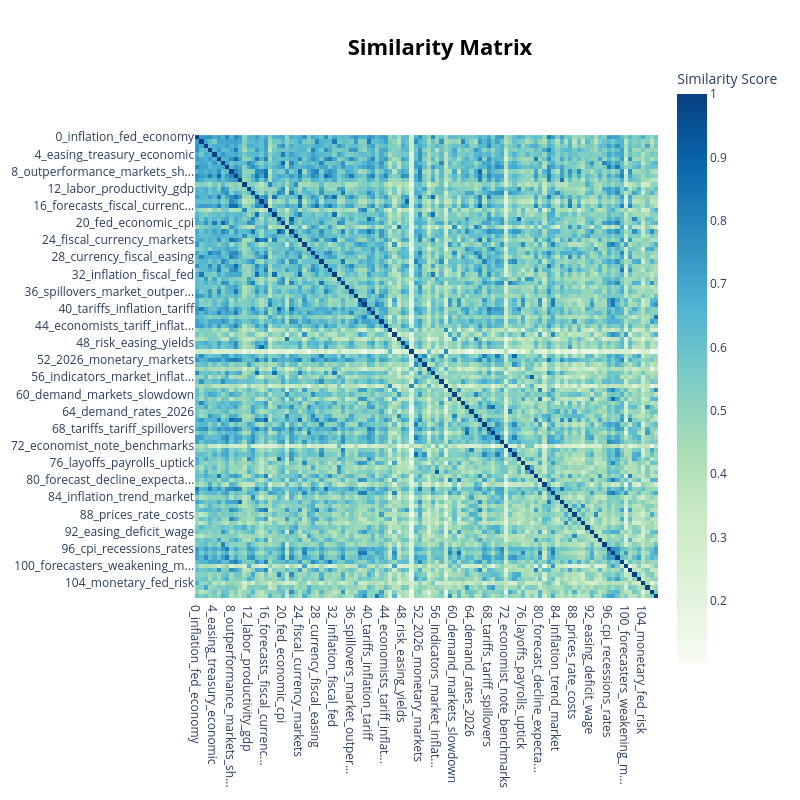

Here is the notebook cell this chart was saved with:
### Code cell
topic_model.visualize_heatmap()

### Figure 1 — Plotly figure (JSON) as saved in the notebook; plotly's stock layout.template omitted (floating-point values rounded to 4 significant figures; data arrays with more than 128 entries replaced by an {"elided": "..."} marker saying what was removed)
{"data": [{"coloraxis": "coloraxis", "hovertemplate": "x: %{x}<br>y: %{y}<br>Similarity Score: %{z}<extra></extra>", "name": "0", "type": "heatmap", "x": ["0_inflation_fed_economy", "1_gdp_forecast_recession", "2_cpi_forecasts_forecast", "3_2026_demand_estimates", "4_easing_treasury_economic", "5_deficit_fiscal_inflation", "6_deficit_revisions_spending", "7_inflation_fed_implications", "8_outperformance_markets_sh...", "9_inflation_economists_rates", "10_inflation_fed_spillovers", "11_finance_spending_investm...", "12_labor_productivity_gdp", "13_cpi_forecast_trend", "14_inflation_outperformance...", "15_markets_treasury_fiscal", "16_forecasts_fiscal_currenc...", "17_earnings_productivity_ma...", "18_unemployment_recession_l...", "19_prices_cpi_inflation", "20_fed_economic_cpi", "21_demand_commodities_curre...", "22_trend_investment_inflation", "23_earnings_estimates_gdp", "24_fiscal_currency_markets", "25_cpi_spending_subsidies", "26_markets_growth_spending", "27_markets_currency_liquidity", "28_currency_fiscal_easing", "29_forecast_gdp_decline", "30_outperformance_inflation...", "31_sector_2021_financials", "32_inflation_fiscal_fed", "33_wages_labor_trend", "34_forecast_seasonality_pace", "35_economics_markets_inflat...", "36_spillovers_market_outper...", "37_gdp_income_deficit", "38_decline_indicators_steady", "39_wage_wages_payroll", "40_tariffs_inflation_tariff", "41_inflation_easing_forecasts", "42_trend_impacts_rate", "43_inflation_tariff_forecast", "44_economists_tariff_inflat...", "45_usd_fx_asset", "46_estimates_forecast_revised", "47_usd_demand_market", "48_risk_easing_yields", "49_rates_inflation_premium", "50_estimates_bullish_bias", "51_revised_spending_tariffs", "52_2026_monetary_markets", "53_gdp_tariffs_prices", "54_forecast_discussed_indic...", "55_risks_risk_analyst", "56_indicators_market_inflat...", "57_forecast_gdp_deficit", "58_forecasts_forecast_steeper", "59_forecasts_2025_trend", "60_demand_markets_slowdown", "61_unemployment_payroll_est...", "62_tariffs_demand_tariff", "63_inflation_forecast_economy", "64_demand_rates_2026", "65_inflation_demand_risk", "66_pricing_prices_usd", "67_exports_demand_shipments", "68_tariffs_tariff_spillovers", "69_inflation_economies_cpi", "70_inflation_analysts_impli...", "71_inflation_cpi_trend", "72_economist_note_benchmarks", "73_forecast_demand_affordab...", "74_demand_consensus_sectors", "75_inflation_consensus_cpi", "76_layoffs_payrolls_uptick", "77_markets_market_rates", "78_inflation_economic_market", "79_usd_monetary_currencies", "80_forecast_decline_expecta...", "81_demand_sector_liquidity", "82_treasury_inflation_treas...", "83_market_trend_releases", "84_inflation_trend_market", "85_inflation_inflationary_m...", "86_income_balances_impacts", "87_fiscal_usd_bullish", "88_prices_rate_costs", "89_demand_trend_treasury", "90_finance_gdp_financial", "91_markets_demand_gdp", "92_easing_deficit_wage", "93_markets_economies_spending", "94_inflation_priced_risk", "95_gdp_demand_exports", "96_cpi_recessions_rates", "97_rate_seasonality_sector", "98_inflation_economic_estim...", "99_outperformance_impacts_2...", "100_forecasters_weakening_m...", "101_inflation_recession_rates", "102_cpi_estimated_market", "103_forecast_production_ind...", "104_monetary_fed_risk", "105_note_cpi_financial", "106_leverage_debt_eased", "107_softened_underlying_rate"], "xaxis": "x", "y": ["0_inflation_fed_economy", "1_gdp_forecast_recession", "2_cpi_forecasts_forecast", "3_2026_demand_estimates", "4_easing_treasury_economic", "5_deficit_fiscal_inflation", "6_deficit_revisions_spending", "7_inflation_fed_implications", "8_outperformance_markets_sh...", "9_inflation_economists_rates", "10_inflation_fed_spillovers", "11_finance_spending_investm...", "12_labor_productivity_gdp", "13_cpi_forecast_trend", "14_inflation_outperformance...", "15_markets_treasury_fiscal", "16_forecasts_fiscal_currenc...", "17_earnings_productivity_ma...", "18_unemployment_recession_l...", "19_prices_cpi_inflation", "20_fed_economic_cpi", "21_demand_commodities_curre...", "22_trend_investment_inflation", "23_earnings_estimates_gdp", "24_fiscal_currency_markets", "25_cpi_spending_subsidies", "26_markets_growth_spending", "27_markets_currency_liquidity", "28_currency_fiscal_easing", "29_forecast_gdp_decline", "30_outperformance_inflation...", "31_sector_2021_financials", "32_inflation_fiscal_fed", "33_wages_labor_trend", "34_forecast_seasonality_pace", "35_economics_markets_inflat...", "36_spillovers_market_outper...", "37_gdp_income_deficit", "38_decline_indicators_steady", "39_wage_wages_payroll", "40_tariffs_inflation_tariff", "41_inflation_easing_forecasts", "42_trend_impacts_rate", "43_inflation_tariff_forecast", "44_economists_tariff_inflat...", "45_usd_fx_asset", "46_estimates_forecast_revised", "47_usd_demand_market", "48_risk_easing_yields", "49_rates_inflation_premium", "50_estimates_bullish_bias", "51_revised_spending_tariffs", "52_2026_monetary_markets", "53_gdp_tariffs_prices", "54_forecast_discussed_indic...", "55_risks_risk_analyst", "56_indicators_market_inflat...", "57_forecast_gdp_deficit", "58_forecasts_forecast_steeper", "59_forecasts_2025_trend", "60_demand_markets_slowdown", "61_unemployment_payroll_est...", "62_tariffs_demand_tariff", "63_inflation_forecast_economy", "64_demand_rates_2026", "65_inflation_demand_risk", "66_pricing_prices_usd", "67_exports_demand_shipments", "68_tariffs_tariff_spillovers", "69_inflation_economies_cpi", "70_inflation_analysts_impli...", "71_inflation_cpi_trend", "72_economist_note_benchmarks", "73_forecast_demand_affordab...", "74_demand_consensus_sectors", "75_inflation_consensus_cpi", "76_layoffs_payrolls_uptick", "77_markets_market_rates", "78_inflation_economic_market", "79_usd_monetary_currencies", "80_forecast_decline_expecta...", "81_demand_sector_liquidity", "82_treasury_inflation_treas...", "83_market_trend_releases", "84_inflation_trend_market", "85_inflation_inflationary_m...", "86_income_balances_impacts", "87_fiscal_usd_bullish", "88_prices_rate_costs", "89_demand_trend_treasury", "90_finance_gdp_financial", "91_markets_demand_gdp", "92_easing_deficit_wage", "93_markets_economies_spending", "94_inflation_priced_risk", "95_gdp_demand_exports", "96_cpi_recessions_rates", "97_rate_seasonality_sector", "98_inflation_economic_estim...", "99_outperformance_impacts_2...", "100_forecasters_weakening_m...", "101_inflation_recession_rates", "102_cpi_estimated_market", "103_forecast_production_ind...", "104_monetary_fed_risk", "105_note_cpi_financial", "106_leverage_debt_eased", "107_softened_underlying_rate"], "yaxis": "y", "z": {"elided": "108x108 float values"}}], "layout": {"coloraxis": {"autocolorscale": false, "colorbar": {"title": {"text": "Similarity Score"}}, "colorscale": [[0, "rgb(247,252,240)"], [0.125, "rgb(224,243,219)"], [0.25, "rgb(204,235,197)"], [0.375, "rgb(168,221,181)"], [0.5, "rgb(123,204,196)"], [0.625, "rgb(78,179,211)"], [0.75, "rgb(43,140,190)"], [0.875, "rgb(8,104,172)"], [1, "rgb(8,64,129)"]]}, "height": 800, "hoverlabel": {"bgcolor": "white", "font": {"family": "Rockwell", "size": 16}}, "legend": {"title": {"text": "Trend"}}, "margin": {"t": 60}, "showlegend": true, "title": {"font": {"color": "Black", "size": 22}, "text": "<b>Similarity Matrix</b>", "x": 0.55, "xanchor": "center", "y": 0.95, "yanchor": "top"}, "width": 800, "xaxis": {"anchor": "y", "constrain": "domain", "domain": [0, 1], "scaleanchor": "y"}, "yaxis": {"anchor": "x", "autorange": "reversed", "constrain": "domain", "domain": [0, 1]}}}
